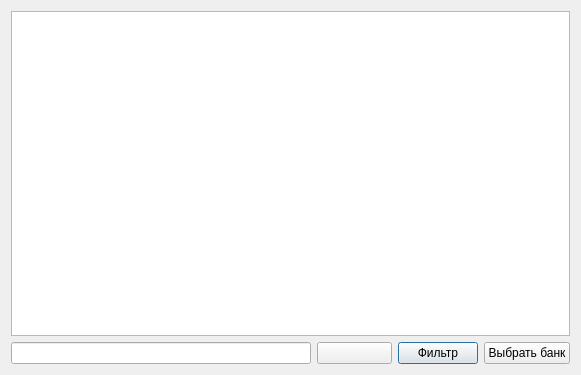
<?xml version="1.0" encoding="UTF-8"?>
<ui version="4.0">
 <class>Add_ex</class>
 <widget class="QDialog" name="Add_ex">
  <property name="geometry">
   <rect>
    <x>0</x>
    <y>0</y>
    <width>580</width>
    <height>375</height>
   </rect>
  </property>
  <property name="windowTitle">
   <string>Dialog</string>
  </property>
  <layout class="QGridLayout" name="gridLayout">
   <item row="1" column="2">
    <widget class="QPushButton" name="butt_filter">
     <property name="text">
      <string>Фильтр</string>
     </property>
    </widget>
   </item>
   <item row="0" column="0" colspan="4">
    <widget class="QTableView" name="table_view"/>
   </item>
   <item row="1" column="1">
    <widget class="QPushButton" name="butt_search">
     <property name="minimumSize">
      <size>
       <width>75</width>
       <height>0</height>
      </size>
     </property>
     <property name="text">
      <string/>
     </property>
     <property name="icon">
      <iconset resource="icons/qrc.qrc">
       <normaloff>:/search.ico</normaloff>:/search.ico</iconset>
     </property>
    </widget>
   </item>
   <item row="1" column="0">
    <widget class="QLineEdit" name="lineEdit_search">
     <property name="minimumSize">
      <size>
       <width>300</width>
       <height>0</height>
      </size>
     </property>
    </widget>
   </item>
   <item row="1" column="3">
    <widget class="QPushButton" name="butt_open">
     <property name="text">
      <string>Выбрать банк</string>
     </property>
    </widget>
   </item>
  </layout>
 </widget>
 <resources>
  <include location="icons/qrc.qrc"/>
 </resources>
 <connections/>
</ui>
